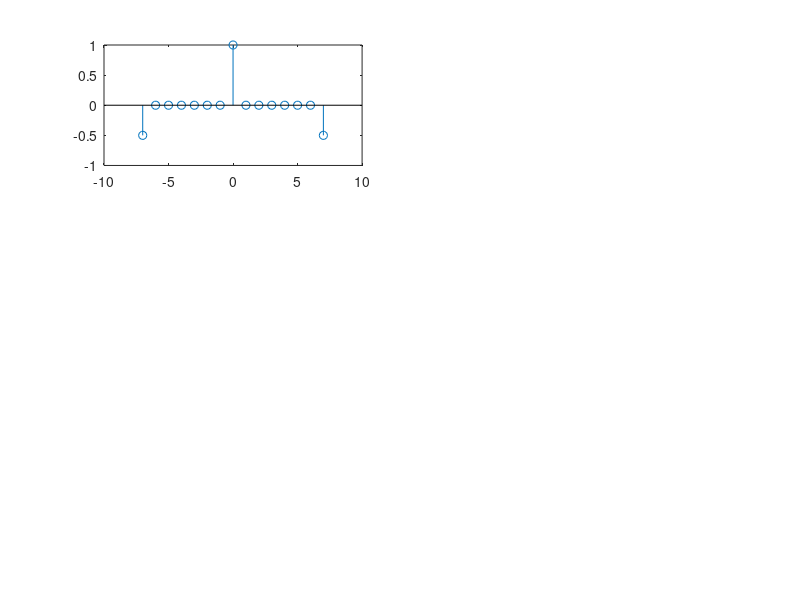

The MATLAB source for this figure: (Note: this script raises an error after producing the figure.)
subplot(3,2,1);
x = -7:1:7;
y = -0.5.*(x == -7)+0.*(x<0 & x>-7)+1.*(x == 0)+0.*(x>0 & x<7)+(-0.5).*(x==7);
stem(x,y)
ylim([-1 1])
ax = gca;
ax.XAxisLocation = 'origin';
ax.YAxisLocation = 'origin';
box off
subplot(3,2,2);
x = -7:1:7;
y = -0.5.*(x == -7)+(-1).*(x<0 & x>-7)+0.*(x == 0)+1.*(x>0 & x<7)+(0.5).*(x==7);
stem(x,y)
ylim([-1.5 1.5])
ax = gca;
ax.XAxisLocation = 'origin';
ax.YAxisLocation = 'origin';
box off
subplot(3,2,3);
x = -7:1:7;
y = 0.5.*(x == -7)+(0).*(x<=-3 & x>-7)+0.5.*(x == -2)+1.*(x == -1)+3.*(x == 0)+(1).*(x==1)+0.5.*(x==2)+0.*(x>=2 & x<7)+0.5.*(x==7);
stem(x,y)
ylim([-1 3.5])
ax = gca;
ax.XAxisLocation = 'origin';
ax.YAxisLocation = 'origin';
box off
subplot(3,2,4);
x = -7:1:7;
y = -0.5.*(x == -7)+(0).*(x<=-3 & x>-7)+0.5.*(x == -2)+1.*(x == -1)+0.*(x == 0)+(-1).*(x==1)+(-0.5).*(x==2)+0.*(x>=2 & x<7)+0.5.*(x==7);
stem(x,y)
ylim([-1.5 2])
ax = gca;
ax.XAxisLocation = 'origin';
ax.YAxisLocation = 'origin';
box off
subplot(3,2,5);
x = -7:1:7;
y = 0.*(x==-5)+(-0.5).*(x==-4)+0.5.*(x==-3)+1.5.*(x==-2)+1.5.*(x==-1)+1.*(x==0)+1.5.*(x==1)+1.5.*(x==2)+0.5.*(x==3)+(-0.5).*(x==4)+0.*(x==5);
stem(x,y)
ylim([-1 2])
ax = gca;
ax.XAxisLocation = 'origin';
ax.YAxisLocation = 'origin';
box off
subplot(3,2,6);
x = -7:1:7;
y = 0.*(x==-5)+(-0.5).*(x==-4)+1.5.*(x==-3)+0.5.*(x==-2)-0.5.*(x==-1)+1.*(x==0)+0.5.*(x==1)-0.5.*(x==2)-1.5.*(x==3)+(0.5).*(x==4)+0.*(x==5);
stem(x,y)
ylim([-1 2])
ax = gca;
ax.XAxisLocation = 'origin';
ax.YAxisLocation = 'origin';
box off